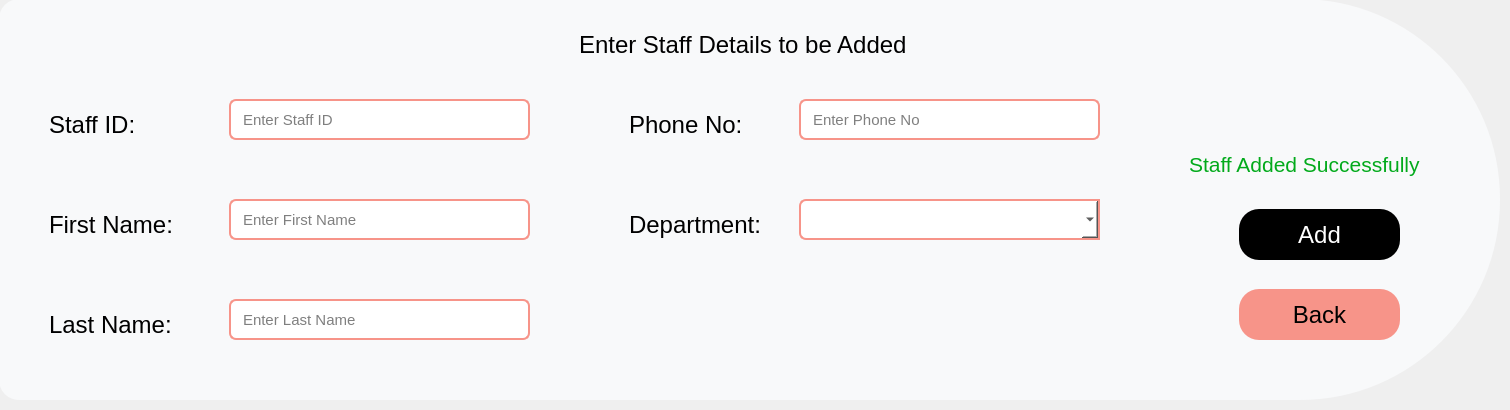
       <widget class="QWidget" name="adstaffp">
        <widget class="QWidget" name="widget_7" native="true">
         <property name="geometry">
          <rect>
           <x>-1</x>
           <y>-1</y>
           <width>1501</width>
           <height>401</height>
          </rect>
         </property>
         <property name="styleSheet">
          <string notr="true">background-color:rgb(248, 249, 250);
border:none;
border-top-right-radius:200px;
border-bottom-right-radius:200px;
border-top-left-radius:20px;
border-bottom-left-radius:20px;</string>
         </property>
         <widget class="QLineEdit" name="adstafirst">
          <property name="geometry">
           <rect>
            <x>230</x>
            <y>200</y>
            <width>301</width>
            <height>41</height>
           </rect>
          </property>
          <property name="font">
           <font>
            <pointsize>11</pointsize>
           </font>
          </property>
          <property name="styleSheet">
           <string notr="true">border-radius:7px;
background-color: rgb(255, 255, 255);
border:2px solid #F79489;
padding-left:10px;
</string>
          </property>
          <property name="placeholderText">
           <string>Enter First Name</string>
          </property>
         </widget>
         <widget class="QLineEdit" name="adstaflast">
          <property name="geometry">
           <rect>
            <x>230</x>
            <y>300</y>
            <width>301</width>
            <height>41</height>
           </rect>
          </property>
          <property name="font">
           <font>
            <pointsize>11</pointsize>
           </font>
          </property>
          <property name="styleSheet">
           <string notr="true">border-radius:7px;
background-color: rgb(255, 255, 255);
border:2px solid #F79489;
padding-left:10px;
</string>
          </property>
          <property name="placeholderText">
           <string>Enter Last Name</string>
          </property>
         </widget>
         <widget class="QLineEdit" name="adstafphno">
          <property name="geometry">
           <rect>
            <x>800</x>
            <y>100</y>
            <width>301</width>
            <height>41</height>
           </rect>
          </property>
          <property name="font">
           <font>
            <pointsize>11</pointsize>
           </font>
          </property>
          <property name="styleSheet">
           <string notr="true">border-radius:7px;
background-color: rgb(255, 255, 255);
border:2px solid #F79489;
padding-left:10px;
</string>
          </property>
          <property name="placeholderText">
           <string>Enter Phone No</string>
          </property>
         </widget>
         <widget class="QLabel" name="label_8">
          <property name="geometry">
           <rect>
            <x>50</x>
            <y>210</y>
            <width>131</width>
            <height>31</height>
           </rect>
          </property>
          <property name="font">
           <font>
            <pointsize>18</pointsize>
            <weight>50</weight>
            <italic>false</italic>
            <bold>false</bold>
           </font>
          </property>
          <property name="text">
           <string>First Name:</string>
          </property>
         </widget>
         <widget class="QLabel" name="label_11">
          <property name="geometry">
           <rect>
            <x>50</x>
            <y>310</y>
            <width>131</width>
            <height>31</height>
           </rect>
          </property>
          <property name="font">
           <font>
            <pointsize>18</pointsize>
            <weight>50</weight>
            <italic>false</italic>
            <bold>false</bold>
           </font>
          </property>
          <property name="text">
           <string>Last Name:</string>
          </property>
         </widget>
         <widget class="QLabel" name="label_13">
          <property name="geometry">
           <rect>
            <x>630</x>
            <y>210</y>
            <width>151</width>
            <height>31</height>
           </rect>
          </property>
          <property name="font">
           <font>
            <pointsize>18</pointsize>
            <weight>50</weight>
            <italic>false</italic>
            <bold>false</bold>
           </font>
          </property>
          <property name="text">
           <string>Department:</string>
          </property>
         </widget>
         <widget class="QLabel" name="label_14">
          <property name="geometry">
           <rect>
            <x>630</x>
            <y>110</y>
            <width>121</width>
            <height>31</height>
           </rect>
          </property>
          <property name="font">
           <font>
            <pointsize>18</pointsize>
            <weight>50</weight>
            <italic>false</italic>
            <bold>false</bold>
           </font>
          </property>
          <property name="text">
           <string>Phone No:</string>
          </property>
         </widget>
         <widget class="QLabel" name="label_15">
          <property name="geometry">
           <rect>
            <x>580</x>
            <y>30</y>
            <width>341</width>
            <height>31</height>
           </rect>
          </property>
          <property name="font">
           <font>
            <pointsize>18</pointsize>
            <weight>50</weight>
            <italic>false</italic>
            <bold>false</bold>
           </font>
          </property>
          <property name="text">
           <string>Enter Staff Details to be Added</string>
          </property>
         </widget>
         <widget class="QComboBox" name="adstafcombo">
          <property name="geometry">
           <rect>
            <x>800</x>
            <y>200</y>
            <width>301</width>
            <height>41</height>
           </rect>
          </property>
          <property name="font">
           <font>
            <pointsize>16</pointsize>
           </font>
          </property>
          <property name="layoutDirection">
           <enum>Qt::LeftToRight</enum>
          </property>
          <property name="autoFillBackground">
           <bool>false</bool>
          </property>
          <property name="styleSheet">
           <string notr="true">border-top-left-radius:7px;
border-bottom-left-radius:7px;
background-color: rgb(255, 255, 255);
border:2px solid #F79489;

</string>
          </property>
          <property name="maxVisibleItems">
           <number>20</number>
          </property>
         </widget>
         <widget class="QToolButton" name="adstafbcbtn">
          <property name="geometry">
           <rect>
            <x>1240</x>
            <y>290</y>
            <width>161</width>
            <height>51</height>
           </rect>
          </property>
          <property name="font">
           <font>
            <pointsize>18</pointsize>
           </font>
          </property>
          <property name="styleSheet">
           <string notr="true">QToolButton#adstafbcbtn{
background-color: #F79489;
border-radius:20px;
}


QToolButton#adstafbcbtn:pressed{

background-color: rgb(218, 218, 218);
}
</string>
          </property>
          <property name="text">
           <string>Back</string>
          </property>
         </widget>
         <widget class="QToolButton" name="adstafbtn">
          <property name="geometry">
           <rect>
            <x>1240</x>
            <y>210</y>
            <width>161</width>
            <height>51</height>
           </rect>
          </property>
          <property name="font">
           <font>
            <pointsize>18</pointsize>
           </font>
          </property>
          <property name="styleSheet">
           <string notr="true">QToolButton#adstafbtn{
background-color: rgb(0, 0, 0);
color: rgb(255, 255, 255);
border-radius:20px;
}
QToolButton#adstafbtn:hover{
color: rgb(85, 255, 0);
}
QToolButton#adstafbtn:pressed{
background-color: rgb(85, 255, 0);
color:rgb(0,0,0)
}</string>
          </property>
          <property name="text">
           <string>Add</string>
          </property>
         </widget>
         <widget class="QLabel" name="adstafexist">
          <property name="geometry">
           <rect>
            <x>1210</x>
            <y>140</y>
            <width>231</width>
            <height>51</height>
           </rect>
          </property>
          <property name="font">
           <font>
            <pointsize>17</pointsize>
           </font>
          </property>
          <property name="styleSheet">
           <string notr="true">color: rgb(232, 0, 0);</string>
          </property>
          <property name="inputMethodHints">
           <set>Qt::ImhNone</set>
          </property>
          <property name="text">
           <string>Staff already exist</string>
          </property>
         </widget>
         <widget class="QLabel" name="adstafemp">
          <property name="geometry">
           <rect>
            <x>1190</x>
            <y>140</y>
            <width>251</width>
            <height>51</height>
           </rect>
          </property>
          <property name="font">
           <font>
            <pointsize>16</pointsize>
           </font>
          </property>
          <property name="styleSheet">
           <string notr="true">color: rgb(232, 0, 0);</string>
          </property>
          <property name="inputMethodHints">
           <set>Qt::ImhNone</set>
          </property>
          <property name="text">
           <string>Details cannot be empty</string>
          </property>
         </widget>
         <widget class="QLabel" name="adstafsucesslb">
          <property name="geometry">
           <rect>
            <x>1190</x>
            <y>140</y>
            <width>251</width>
            <height>51</height>
           </rect>
          </property>
          <property name="font">
           <font>
            <pointsize>16</pointsize>
           </font>
          </property>
          <property name="styleSheet">
           <string notr="true">color: rgb(2, 170, 27);</string>
          </property>
          <property name="inputMethodHints">
           <set>Qt::ImhNone</set>
          </property>
          <property name="text">
           <string>Staff Added Successfully</string>
          </property>
         </widget>
         <widget class="QLabel" name="label_27">
          <property name="geometry">
           <rect>
            <x>50</x>
            <y>110</y>
            <width>131</width>
            <height>31</height>
           </rect>
          </property>
          <property name="font">
           <font>
            <pointsize>18</pointsize>
            <weight>50</weight>
            <italic>false</italic>
            <bold>false</bold>
           </font>
          </property>
          <property name="text">
           <string>Staff ID:</string>
          </property>
         </widget>
         <widget class="QLineEdit" name="adstafid">
          <property name="geometry">
           <rect>
            <x>230</x>
            <y>100</y>
            <width>301</width>
            <height>41</height>
           </rect>
          </property>
          <property name="font">
           <font>
            <pointsize>11</pointsize>
           </font>
          </property>
          <property name="styleSheet">
           <string notr="true">border-radius:7px;
background-color: rgb(255, 255, 255);
border:2px solid #F79489;
padding-left:10px;
</string>
          </property>
          <property name="placeholderText">
           <string>Enter Staff ID</string>
          </property>
         </widget>
        </widget>
       </widget>
